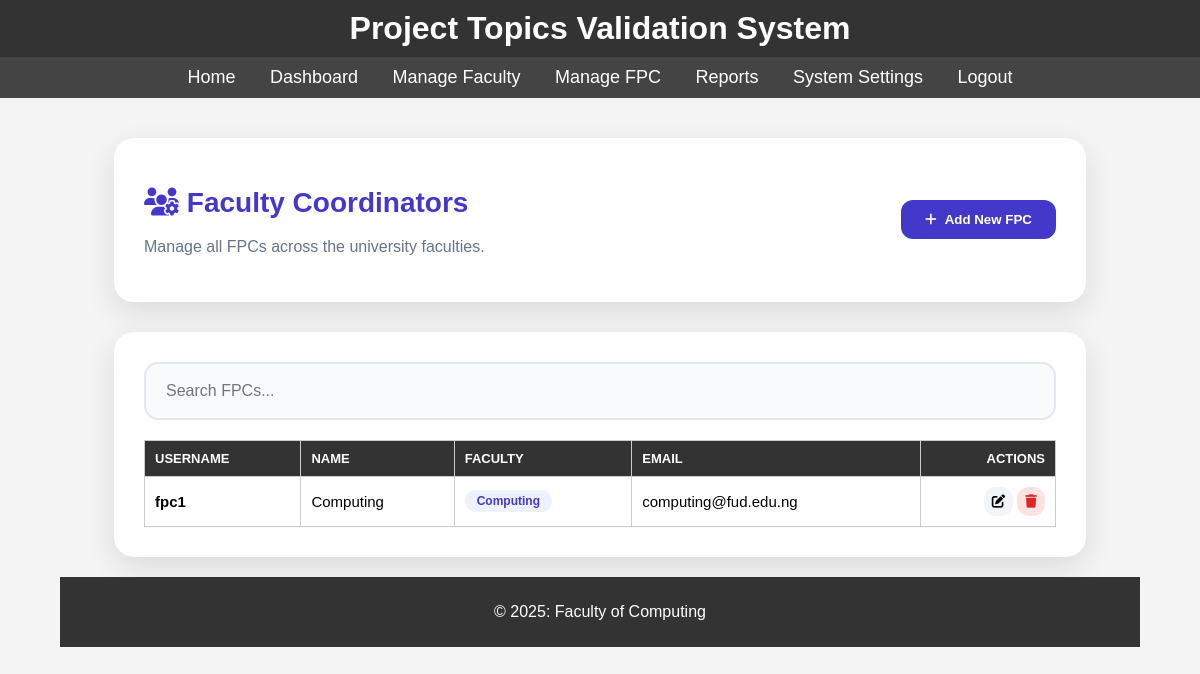
Page /super_admin/sa_manage_fpc.php (signed in) on the committed database.
### tables this page shows
CREATE TABLE `users` (
  `id` int(11) NOT NULL,
  `username` varchar(50) NOT NULL,
  `password` varchar(255) NOT NULL,
  `role` enum('stu','dpc','fpc','sup','admin','lib') DEFAULT NULL,
  `name` varchar(100) DEFAULT NULL,
  `email` varchar(100) DEFAULT NULL,
  `faculty_id` int(11) NOT NULL,
  `department` varchar(100) DEFAULT NULL,
  `is_active` tinyint(1) DEFAULT 1,
  `first_login` datetime DEFAULT NULL,
  `password_changed` varchar(50) DEFAULT NULL,
  `session` varchar(255) DEFAULT NULL,
  `created_at` timestamp NOT NULL DEFAULT current_timestamp() ON UPDATE current_timestamp()
);

CREATE TABLE `faculty` (
  `id` int(11) NOT NULL,
  `faculty` varchar(100) NOT NULL
);

### super_admin/sa_manage_fpc.php (the view, shortened to what this page needs)
<?php
include __DIR__ . '/../includes/db.php';
$search = $_GET['search'] ?? '';
$query = "SELECT u.*, f.faculty as faculty_name FROM users u JOIN faculty f ON u.faculty_id = f.id WHERE u.role = 'fpc'";
$stmt = $conn->prepare($query);
$stmt->execute();
$fpcs = $stmt->fetchAll(PDO::FETCH_ASSOC);
?>
<!DOCTYPE html>
<html lang="en">
<head>
    <link rel="stylesheet" href="https://cdnjs.cloudflare.com/ajax/libs/font-awesome/6.4.0/css/all.min.css">
</head>
<body>
    <?php include_once __DIR__ . '/../includes/header.php'; ?>
    <div class="container">
        <div class="header">
            <div>
                <h1><i class="fas fa-users-cog"></i> Faculty Coordinators</h1>
                <p style="color: #64748b; margin-top: 5px;">Manage all FPCs across the university faculties.</p>
            </div>
            <button class="btn btn-primary" onclick="openAddModal()">
                <i class="fas fa-plus"></i> Add New FPC
            </button>
        </div>
        <div class="main-card">
            <div style="margin-bottom: 20px;">
                <input type="text" id="search" class="form-control" placeholder="Search FPCs..." value="<?= htmlspecialchars($search) ?>" onkeyup="if(event.key==='Enter') window.location='?search='+this.value">
            </div>
            <table>
                <thead>
                    <tr>
                        <th>Username</th>
                        <th>Name</th>
                        <th>Faculty</th>
                        <th>Email</th>
                        <th style="text-align: right;">Actions</th>
                    </tr>
                </thead>
                <tbody>
                    <?php if (empty($fpcs)): ?>
                        <tr><td colspan="5" style="text-align: center; padding: 40px;">No FPCs found.</td></tr>
                    <?php else: ?>
                        <?php foreach ($fpcs as $f): ?>
                            <tr>
                                <td><strong><?= htmlspecialchars($f['username']) ?></strong></td>
                                <td><?= htmlspecialchars($f['name']) ?></td>
                                <td><span class="btn" style="background: #eef2ff; color: #4338ca; padding: 4px 12px; font-size: 12px;"><?= htmlspecialchars($f['faculty_name']) ?></span></td>
                                <td><?= htmlspecialchars($f['email']) ?></td>
                                <td style="text-align: right;">
                                    <button class="btn" style="background: #f1f5f9; padding: 8px;" onclick='openEditModal(<?= json_encode($f) ?>)'><i class="fas fa-edit"></i></button>
                                    <button class="btn" style="background: #fee2e2; color: var(--danger); padding: 8px;" onclick="delFPC(<?= $f['id'] ?>)"><i class="fas fa-trash"></i></button>
                                </td>
                            </tr>
                        <?php endforeach; ?>
                    <?php endif; ?>
                </tbody>
            </table>
        </div>
    </div>
    <?php include_once __DIR__ . '/../includes/footer.php'; ?>
</body>
</html>

### assets/css/styles.css (style rules this page uses)
body { font-family: Arial, sans-serif; margin: 0; padding: 0; background-color: #f4f4f4; display: flex; flex-direction: column; min-height: 100vh; }
.container { width: 90%; max-width: 1200px; margin: 0 auto; padding: 20px; flex: 1; }
table { width: 100%; border-collapse: collapse; margin-top: 20px; }
table th, table td { padding: 10px; border: 1px solid #ccc; text-align: left; }
table th { background-color: #333; color: #fff; }

### super_admin/sa_manage_fpc.php (style rules this page uses)
:root { --primary: #4338ca; --secondary: #db2777; --success: #059669; --danger: #dc2626; --glass: rgba(255, 255, 255, 0.95); }
body { font-family: 'Outfit', sans-serif; background: #f1f5f9; padding: 20px; }
.container { max-width: 1200px; margin: 0 auto; }
.header { background: white; padding: 30px; border-radius: 20px; box-shadow: 0 10px 30px rgba(0,0,0,0.1); margin-bottom: 30px; display: flex; justify-content: space-between; align-items: center; }
.header h1 { color: var(--primary); font-size: 28px; }
.main-card { background: white; padding: 30px; border-radius: 20px; box-shadow: 0 10px 30px rgba(0,0,0,0.1); }
.btn { padding: 12px 24px; border-radius: 12px; border: none; font-weight: 600; cursor: pointer; transition: 0.3s; display: inline-flex; align-items: center; gap: 8px; }
.btn-primary { background: var(--primary); color: white; }
table { width: 100%; border-collapse: collapse; margin-top: 20px; }
th { text-align: left; padding: 15px; background: #f8fafc; color: #64748b; text-transform: uppercase; font-size: 13px; }
td { padding: 15px; border-bottom: 1px solid #e2e8f0; font-size: 15px; }
.form-control { width: 100%; padding: 18px 20px; border: 2px solid #e2e8f0; border-radius: 14px; font-family: inherit; box-sizing: border-box; font-size: 16px; transition: all 0.3s cubic-bezier(0.4, 0, 0.2, 1); background-color: #f8fafc; color: #1e293b; }

### rows in the picture
users: username "fpc1", name "Computing", faculty.faculty "Computing", email "computing@fud.edu.ng"
